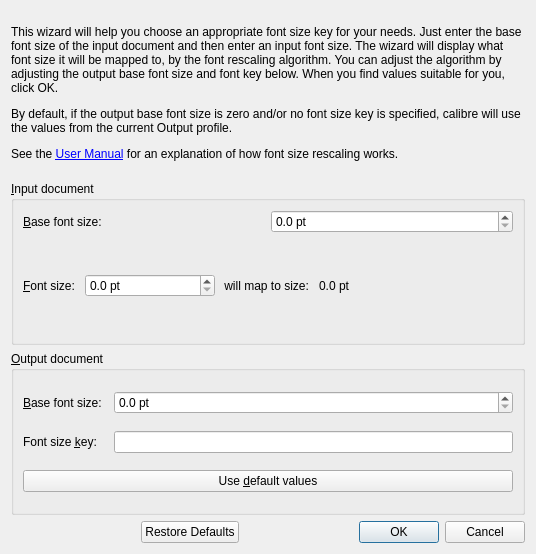
<?xml version="1.0" encoding="UTF-8"?>
<ui version="4.0">
 <class>Dialog</class>
 <widget class="QDialog" name="Dialog">
  <property name="geometry">
   <rect>
    <x>0</x>
    <y>0</y>
    <width>536</width>
    <height>554</height>
   </rect>
  </property>
  <property name="windowTitle">
   <string>Font rescaling wizard</string>
  </property>
  <property name="windowIcon">
   <iconset resource="../../../../resources/images.qrc">
    <normaloff>:/images/wizard.png</normaloff>:/images/wizard.png</iconset>
  </property>
  <layout class="QGridLayout" name="gridLayout">
   <item row="5" column="1" colspan="3">
    <widget class="QDialogButtonBox" name="buttonBox">
     <property name="orientation">
      <enum>Qt::Horizontal</enum>
     </property>
     <property name="standardButtons">
      <set>QDialogButtonBox::Cancel|QDialogButtonBox::Ok|QDialogButtonBox::RestoreDefaults</set>
     </property>
    </widget>
   </item>
   <item row="0" column="0" colspan="4">
    <widget class="QLabel" name="wh_label">
     <property name="text">
      <string>&lt;p&gt;This wizard will help you choose an appropriate font size key for your needs. Just enter the base font size of the input document and then enter an input font size. The wizard will display what font size it will be mapped to, by the font rescaling algorithm. You can adjust the algorithm by adjusting the output base font size and font key below. When you find values suitable for you, click OK.&lt;/p&gt;
&lt;p&gt;By default, if the output base font size is zero and/or no font size key is specified, calibre will use the values from the current Output profile. &lt;/p&gt;
&lt;p&gt;See the &lt;a href=&quot;%s&quot;&gt;User Manual&lt;/a&gt; for an explanation of how font size rescaling works.&lt;/p&gt;</string>
     </property>
     <property name="wordWrap">
      <bool>true</bool>
     </property>
     <property name="openExternalLinks">
      <bool>true</bool>
     </property>
    </widget>
   </item>
   <item row="2" column="0" colspan="4">
    <widget class="QGroupBox" name="groupBox_2">
     <property name="title">
      <string>&amp;Output document</string>
     </property>
     <layout class="QGridLayout" name="gridLayout_2">
      <item row="0" column="0">
       <widget class="QLabel" name="label_3">
        <property name="text">
         <string>&amp;Base font size:</string>
        </property>
        <property name="buddy">
         <cstring>output_base_font_size</cstring>
        </property>
       </widget>
      </item>
      <item row="1" column="0" colspan="2">
       <widget class="QLabel" name="label_4">
        <property name="text">
         <string>Font size &amp;key:</string>
        </property>
        <property name="buddy">
         <cstring>font_size_key</cstring>
        </property>
       </widget>
      </item>
      <item row="1" column="2">
       <widget class="QLineEdit" name="font_size_key"/>
      </item>
      <item row="0" column="2">
       <widget class="QDoubleSpinBox" name="output_base_font_size">
        <property name="suffix">
         <string> pt</string>
        </property>
        <property name="decimals">
         <number>1</number>
        </property>
       </widget>
      </item>
      <item row="2" column="0" colspan="3">
       <widget class="QPushButton" name="button_use_default">
        <property name="text">
         <string>Use &amp;default values</string>
        </property>
       </widget>
      </item>
     </layout>
    </widget>
   </item>
   <item row="1" column="0" colspan="4">
    <widget class="QGroupBox" name="groupBox">
     <property name="title">
      <string>&amp;Input document</string>
     </property>
     <layout class="QGridLayout" name="gridLayout_3">
      <item row="0" column="0">
       <widget class="QLabel" name="label_5">
        <property name="text">
         <string>&amp;Base font size:</string>
        </property>
        <property name="buddy">
         <cstring>input_base_font_size</cstring>
        </property>
       </widget>
      </item>
      <item row="0" column="1">
       <widget class="QDoubleSpinBox" name="input_base_font_size">
        <property name="suffix">
         <string> pt</string>
        </property>
        <property name="decimals">
         <number>1</number>
        </property>
       </widget>
      </item>
      <item row="1" column="0" colspan="2">
       <layout class="QHBoxLayout" name="horizontalLayout">
        <item>
         <widget class="QLabel" name="label_6">
          <property name="text">
           <string>&amp;Font size: </string>
          </property>
          <property name="buddy">
           <cstring>input_font_size</cstring>
          </property>
         </widget>
        </item>
        <item>
         <widget class="QDoubleSpinBox" name="input_font_size">
          <property name="sizePolicy">
           <sizepolicy hsizetype="Minimum" vsizetype="Fixed">
            <horstretch>1</horstretch>
            <verstretch>0</verstretch>
           </sizepolicy>
          </property>
          <property name="maximumSize">
           <size>
            <width>130</width>
            <height>16777215</height>
           </size>
          </property>
          <property name="suffix">
           <string> pt</string>
          </property>
          <property name="decimals">
           <number>1</number>
          </property>
         </widget>
        </item>
        <item>
         <widget class="QLabel" name="label_7">
          <property name="text">
           <string> will map to size: </string>
          </property>
         </widget>
        </item>
        <item>
         <widget class="QLabel" name="input_mapped_font_size">
          <property name="text">
           <string>0.0 pt</string>
          </property>
         </widget>
        </item>
        <item>
         <spacer name="horizontalSpacer">
          <property name="orientation">
           <enum>Qt::Horizontal</enum>
          </property>
          <property name="sizeHint" stdset="0">
           <size>
            <width>40</width>
            <height>20</height>
           </size>
          </property>
         </spacer>
        </item>
       </layout>
      </item>
     </layout>
    </widget>
   </item>
  </layout>
 </widget>
 <resources>
  <include location="../../../../resources/images.qrc"/>
 </resources>
 <connections>
  <connection>
   <sender>buttonBox</sender>
   <signal>accepted()</signal>
   <receiver>Dialog</receiver>
   <slot>accept()</slot>
   <hints>
    <hint type="sourcelabel">
     <x>248</x>
     <y>254</y>
    </hint>
    <hint type="destinationlabel">
     <x>157</x>
     <y>274</y>
    </hint>
   </hints>
  </connection>
  <connection>
   <sender>buttonBox</sender>
   <signal>rejected()</signal>
   <receiver>Dialog</receiver>
   <slot>reject()</slot>
   <hints>
    <hint type="sourcelabel">
     <x>316</x>
     <y>260</y>
    </hint>
    <hint type="destinationlabel">
     <x>286</x>
     <y>274</y>
    </hint>
   </hints>
  </connection>
 </connections>
</ui>
